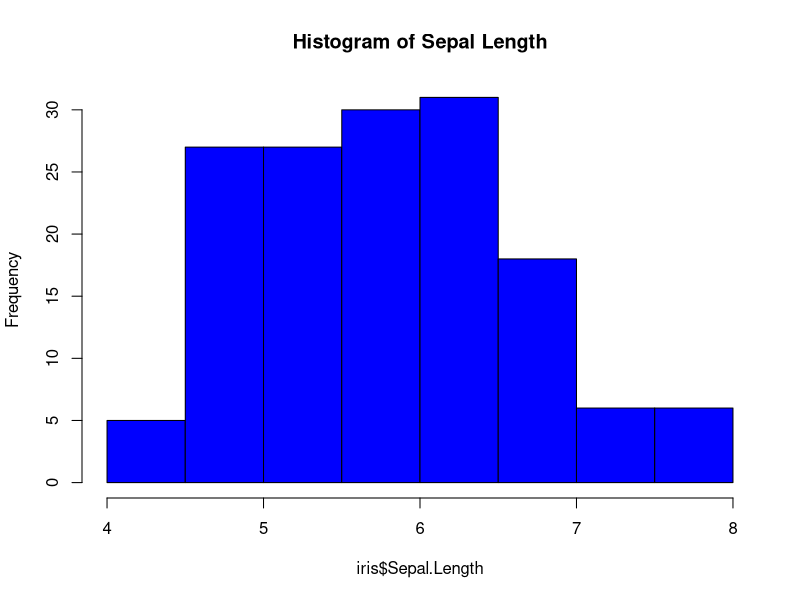

Here is the R script that generated this plot:
## ---- chunk 1
#summary of the Iris data 
summary(iris$Sepal.Length)
## ---- chunk 2
hist(iris$Sepal.Length, col='blue',main='Histogram of Sepal Length')
